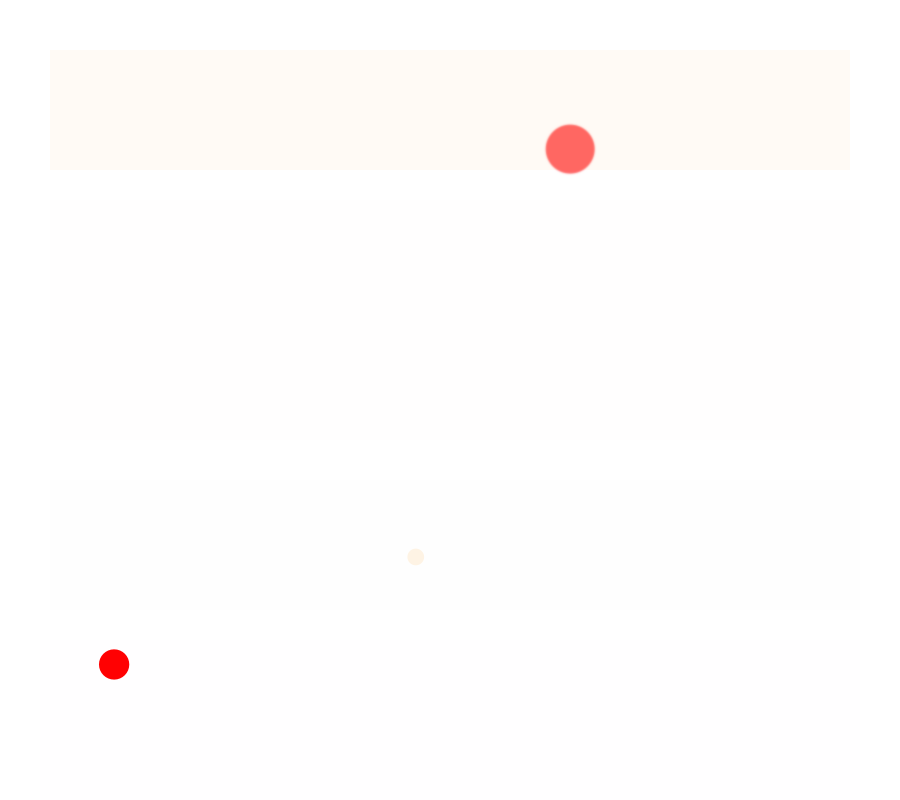
Frame 1 (no input)
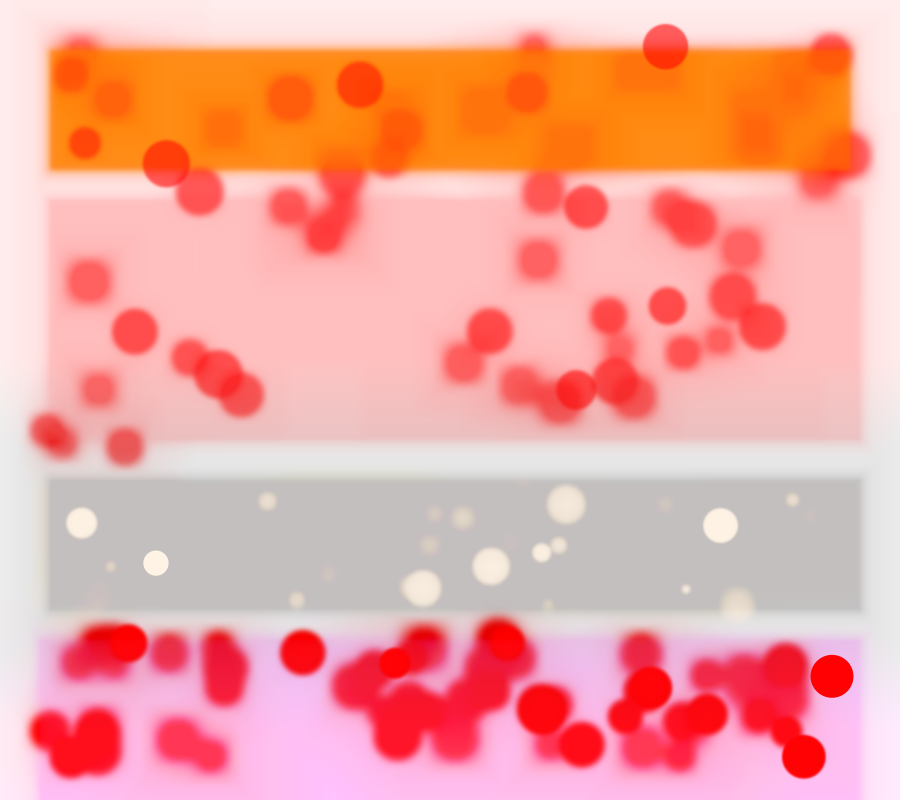
Frame 60 (the mouse pressed at the canvas centre just before this capture)
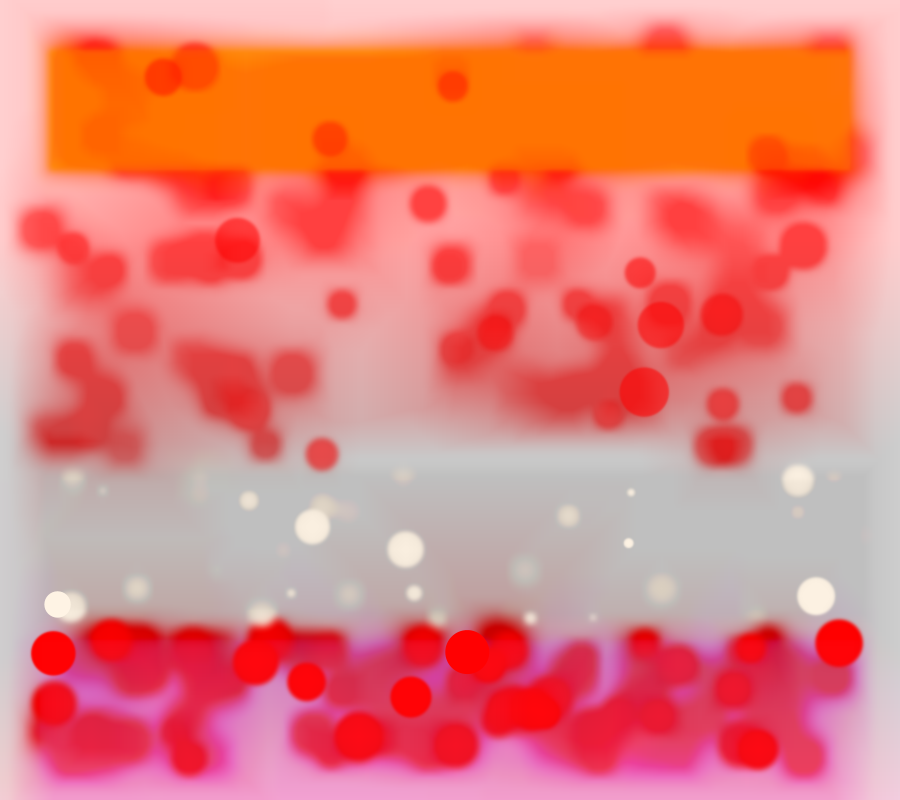
Frame 120 (the mouse held since frame 60 and released just before this capture)

The Processing sketch that drew these frames (run headless with seeded random() and noise(); from frame 60 on, the mouse is pressed at the canvas centre):

// Processing sketch: processing_3701
// ── processing_3701.pde

void setup() 
  {
  size(900,800);
  background(255);
colorMode(HSB, 100);
fill(8, 100, 100);
//rect(0, 0, 100, 100);
  }
  void draw()
    {
//%%%%%%%%%%%%%%%%%%% bande 1 %%%%%%%%%%%%%%%%%
    float xa = random(40,860);
    float ya = random(40,460);
fill(0, 100, 100,60);
    noStroke();
    float d1 = random(30, 50);
 ellipse(xa,ya,d1,d1);

filter(BLUR,.9);
 fill(8,100,100,4);
 rect(50, 50, 800, 120);
   
//%%%%%%%%%%%%%%%%%%% bande 2 %%%%%%%%%%%%%%%%%
    float xb = random(20,860);
    float yb = random(240,440);



fill(0, 100, 100);
float d2 = random(10, 60);
// ellipse(xb,yb,d2,d2);
 
  fill(0,30,100,1);
 rect(50, 200, 810, 240);
 
//%%%%%%%%%%%%%%%%%%%% bande3 %%%%%%%%%%%%%%%%%%
    //surface de référence :: 0, 400, width, 550
    float xb2 = random(40,860);
    float yb2 = random(480,620);
fill(10, 10, 100);
float d3 = random(5, 40);
 ellipse(xb2,yb2,d3,d3);


 fill(0,30,72,1);
 rect(50, 480, 810, 130);

 
//%%%%%%%%%%%%%%%%%%%% bande 4 %%%%%%%%%%%%%%%%%%
     float xc = random(40,840);
    float yc = random(640,760);

fill(0, 100, 100);
    //noStroke();
    float xc2 = random(30, 50);
 ellipse(xc,yc,xc2,xc2);

 fill(90,40,100,1);
 rect(40, 640, 820, 160);
    }

 
